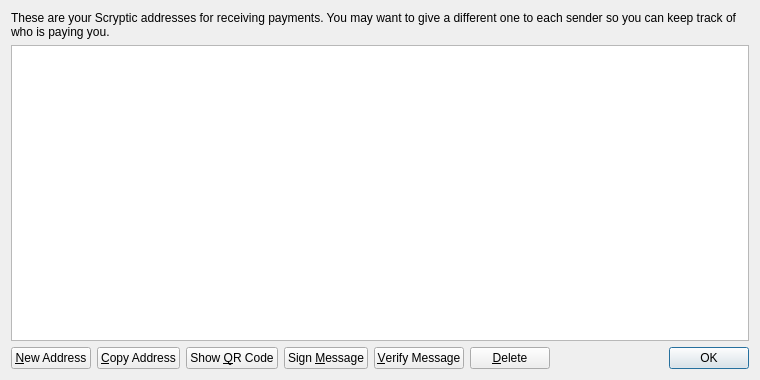
<?xml version="1.0" encoding="UTF-8"?>
<ui version="4.0">
 <class>AddressBookPage</class>
 <widget class="QWidget" name="AddressBookPage">
  <property name="geometry">
   <rect>
    <x>0</x>
    <y>0</y>
    <width>760</width>
    <height>380</height>
   </rect>
  </property>
  <property name="windowTitle">
   <string>Address Book</string>
  </property>
  <layout class="QVBoxLayout" name="verticalLayout">
   <item>
    <widget class="QLabel" name="labelExplanation">
     <property name="text">
      <string>These are your Scryptic addresses for receiving payments. You may want to give a different one to each sender so you can keep track of who is paying you.</string>
     </property>
     <property name="textFormat">
      <enum>Qt::PlainText</enum>
     </property>
     <property name="wordWrap">
      <bool>true</bool>
     </property>
    </widget>
   </item>
   <item>
    <widget class="QTableView" name="tableView">
     <property name="contextMenuPolicy">
      <enum>Qt::CustomContextMenu</enum>
     </property>
     <property name="toolTip">
      <string>Double-click to edit address or label</string>
     </property>
     <property name="tabKeyNavigation">
      <bool>false</bool>
     </property>
     <property name="alternatingRowColors">
      <bool>true</bool>
     </property>
     <property name="selectionMode">
      <enum>QAbstractItemView::SingleSelection</enum>
     </property>
     <property name="selectionBehavior">
      <enum>QAbstractItemView::SelectRows</enum>
     </property>
     <property name="sortingEnabled">
      <bool>true</bool>
     </property>
     <attribute name="verticalHeaderVisible">
      <bool>false</bool>
     </attribute>
    </widget>
   </item>
   <item>
    <layout class="QHBoxLayout" name="horizontalLayout">
     <item>
      <widget class="QPushButton" name="newAddressButton">
       <property name="toolTip">
        <string>Create a new address</string>
       </property>
       <property name="text">
        <string>&amp;New Address</string>
       </property>
       <property name="icon">
        <iconset resource="../bitcoin.qrc">
         <normaloff>:/icons/add</normaloff>:/icons/add</iconset>
       </property>
      </widget>
     </item>
     <item>
      <widget class="QPushButton" name="copyToClipboard">
       <property name="toolTip">
        <string>Copy the currently selected address to the system clipboard</string>
       </property>
       <property name="text">
        <string>&amp;Copy Address</string>
       </property>
       <property name="icon">
        <iconset resource="../bitcoin.qrc">
         <normaloff>:/icons/editcopy</normaloff>:/icons/editcopy</iconset>
       </property>
      </widget>
     </item>
     <item>
      <widget class="QPushButton" name="showQRCode">
       <property name="text">
        <string>Show &amp;QR Code</string>
       </property>
       <property name="icon">
        <iconset resource="../bitcoin.qrc">
         <normaloff>:/icons/qrcode</normaloff>:/icons/qrcode</iconset>
       </property>
      </widget>
     </item>
     <item>
      <widget class="QPushButton" name="signMessage">
       <property name="toolTip">
        <string>Sign a message to prove you own a Scryptic address</string>
       </property>
       <property name="text">
        <string>Sign &amp;Message</string>
       </property>
       <property name="icon">
        <iconset resource="../bitcoin.qrc">
         <normaloff>:/icons/edit</normaloff>:/icons/edit</iconset>
       </property>
      </widget>
     </item>
     <item>
      <widget class="QPushButton" name="verifyMessage">
       <property name="toolTip">
        <string>Verify a message to ensure it was signed with a specified Scryptic address</string>
       </property>
       <property name="text">
        <string>&amp;Verify Message</string>
       </property>
       <property name="icon">
        <iconset resource="../bitcoin.qrc">
         <normaloff>:/icons/transaction_0</normaloff>:/icons/transaction_0</iconset>
       </property>
      </widget>
     </item>
     <item>
      <widget class="QPushButton" name="deleteButton">
       <property name="toolTip">
        <string>Delete the currently selected address from the list</string>
       </property>
       <property name="text">
        <string>&amp;Delete</string>
       </property>
       <property name="icon">
        <iconset resource="../bitcoin.qrc">
         <normaloff>:/icons/remove</normaloff>:/icons/remove</iconset>
       </property>
      </widget>
     </item>
     <item>
      <spacer name="horizontalSpacer">
       <property name="orientation">
        <enum>Qt::Horizontal</enum>
       </property>
       <property name="sizeHint" stdset="0">
        <size>
         <width>40</width>
         <height>20</height>
        </size>
       </property>
      </spacer>
     </item>
     <item>
      <widget class="QDialogButtonBox" name="buttonBox">
       <property name="sizePolicy">
        <sizepolicy hsizetype="Maximum" vsizetype="Fixed">
         <horstretch>0</horstretch>
         <verstretch>0</verstretch>
        </sizepolicy>
       </property>
       <property name="standardButtons">
        <set>QDialogButtonBox::Ok</set>
       </property>
      </widget>
     </item>
    </layout>
   </item>
  </layout>
 </widget>
 <resources>
  <include location="../bitcoin.qrc"/>
 </resources>
 <connections/>
</ui>
